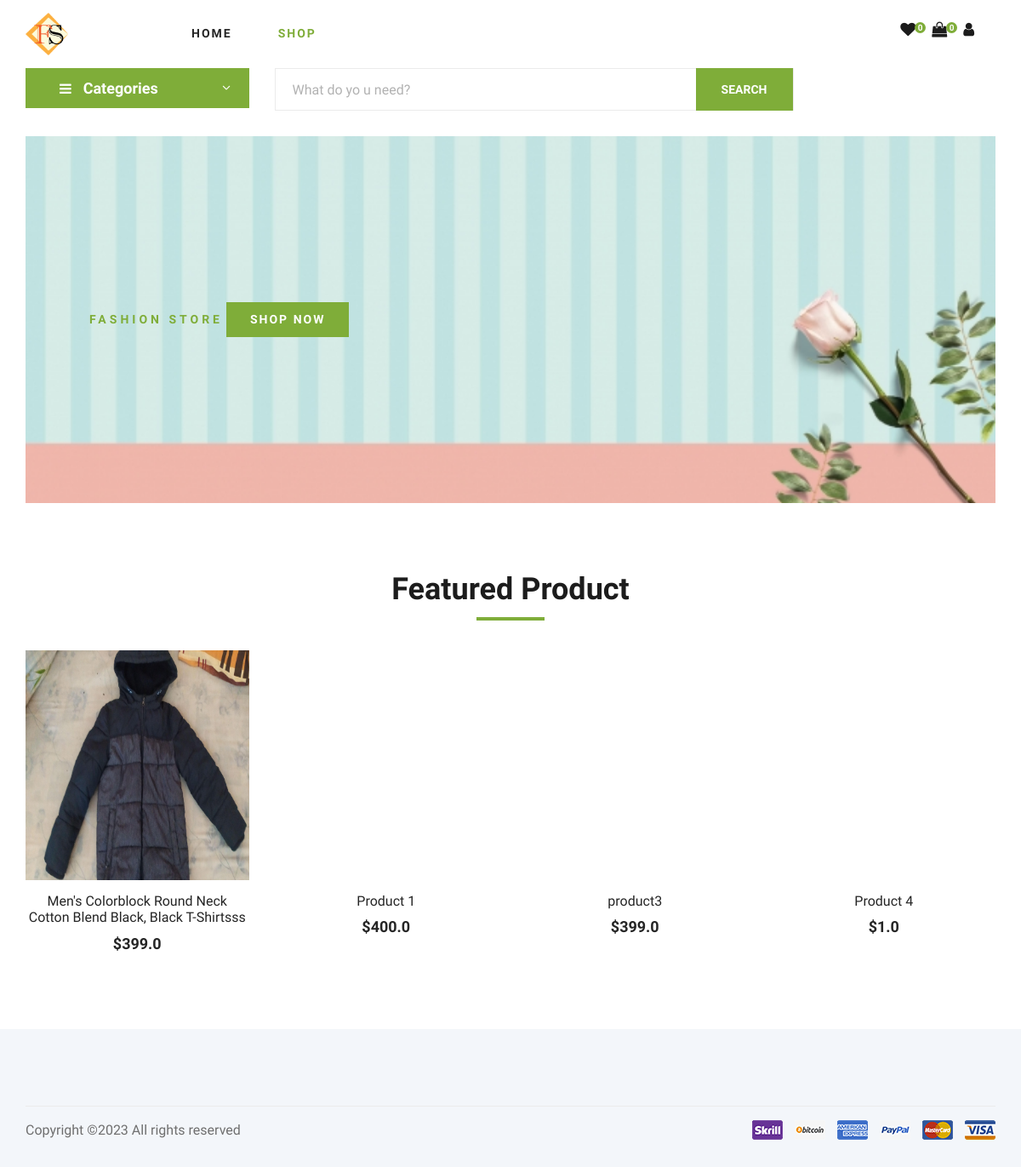
Before: / with the older database file.
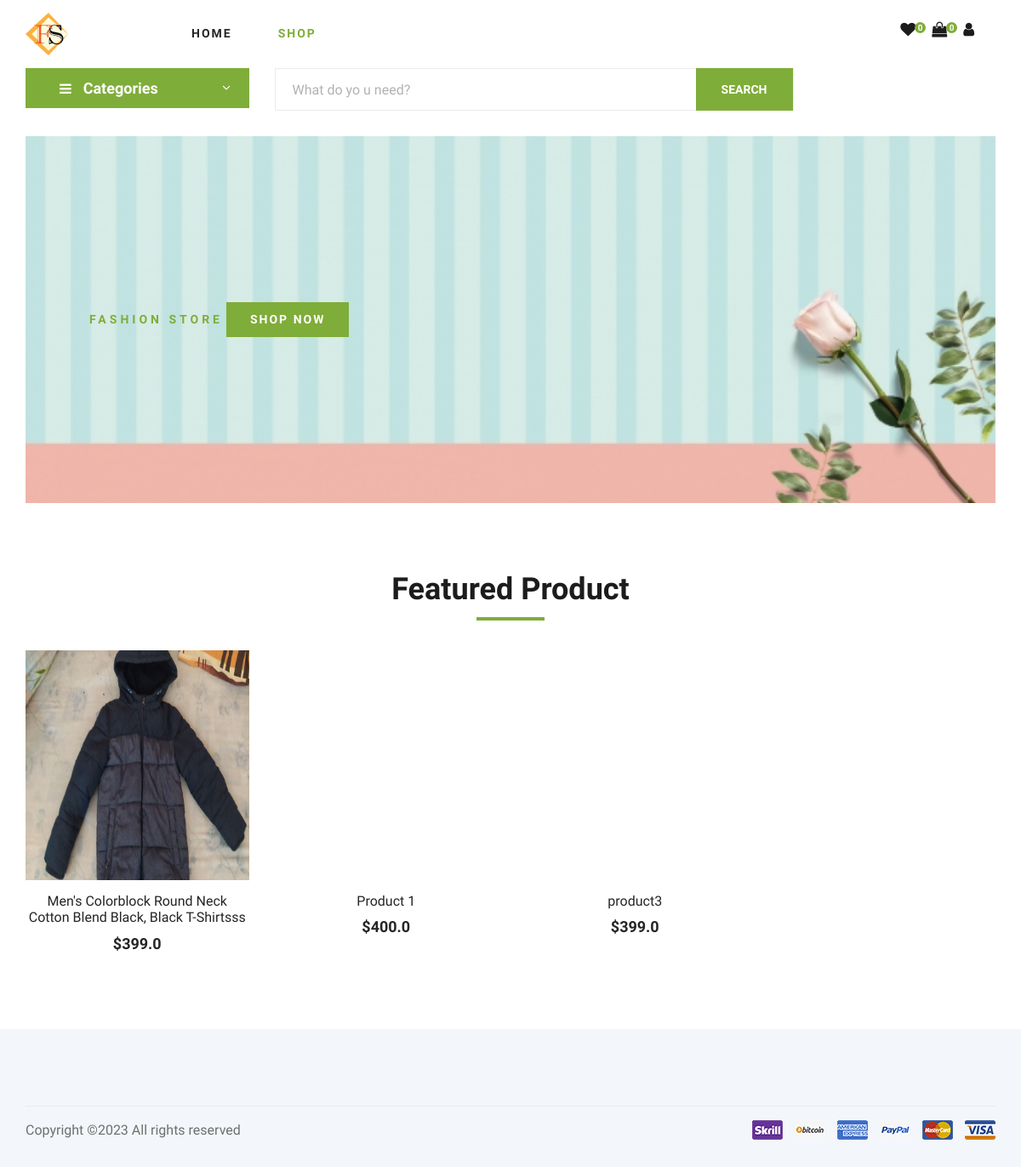
After: the same page with the newer database file.
### store/models.py (models this page shows, shortened)
class BaseModel(models.Model):
	uid = models.UUIDField(primary_key=True , editable=False , default=uuid.uuid4)
	created_at = models.DateTimeField(auto_now= True)
	updated_at = models.DateTimeField(auto_now_add= True)
	class Meta:
		abstract = True

class Products(BaseModel):
	product_name = models.CharField(max_length=100)
	slug = models.SlugField(max_length=100,unique=True, null=True, blank=True)
	category = models.ForeignKey(Category, on_delete=models.CASCADE, related_name="products")
	price = models.FloatField()
	discount = models.IntegerField(null=True)
	rprice = models.FloatField()
	product_description = models.TextField()
	image = models.ImageField(upload_to="products")
	is_deleted = models.BooleanField(default=False)
	in_store = models.BooleanField(default=False)

### store/views.py (the view)
# urls.py: path('', views.index, name="index"),
def index(request):
    product_list = Products.objects.all().filter(is_deleted=False,in_store=True)[:10]
    image = ProductImage.objects.all()
    context = {'product_list':product_list,'image':image}
    return render(request, 'store/index.html', context)

### store/context_processors.py (called while the page is built)
def category_list_processor(request):
    category_list = Category.objects.all()
    return {'category_list': category_list}

def cart_counter(request):
    cart_count = 0
    try:
        if request.user.is_authenticated:
            cart_items = CartItems.objects.all().filter(user=request.user)
        else:
            cart = uCart.objects.filter(cart_id=_cart_id(request))
            cart_items = CartItems.objects.all().filter(cart=cart[:1])
        for cart_item in cart_items:
            cart_count += cart_item.quantity
    except uCart.DoesNotExist:
        cart_count=0
    return dict(cart_count=cart_count)

def wish_counter(request):
    if request.user.is_authenticated:
        wish_items = WishList.objects.filter(user=request.user)
    else:
        guest = Guest.objects.filter(guest_id=_wishlist_id(request)).first()
        if guest:
            wish_items = WishList.objects.filter(guest=guest)
        else:
            wish_items = []
    wish_count = wish_items.count() if wish_items else 0
    return {'wish_count': wish_count}

### store/views.py (called while the page is built)
def _cart_id(request):
    cart = request.session.session_key
    if not cart:
        cart = request.session.create()
    return cart

### store/templates/store/index.html (shortened to what this page needs)
{%extends 'store/base.html'%}
{%load static%}
{%block body%}
<div class="container">
    <div class="hero__item set-bg" data-setbg="{%static 'assets/img/hero/banner_1.jpg'%}">
        <div class="hero__text">
            <span>FASHION STORE</span>
            <a href="{%url 'view_store'%}" class="primary-btn">SHOP NOW</a>
        </div>
    </div>
</div>
    <section class="featured spad">
        <div class="container">
            <div class="row">
                <div class="col-lg-12">
                    <div class="section-title">
                        <h2>Featured Product</h2>
                    </div>
                </div>
            </div>
            <div class="row featured__filter">
                {%for product in product_list%}
                <div class="col-lg-3 col-md-4 col-sm-6 mix oranges fresh-meat">
                    <div class="featured__item">
                        <div class="featured__item__pic set-bg" data-setbg="{{ product.image.url }}">
                        </div>
                        <div class="featured__item__text">
                            <h6><a href="#">{{product.product_name}}</a></h6>
                            <h5>${{product.price}}</h5>
                        </div>
                    </div>
                </div>
                {%endfor%}
            </div>
        </div>
    </section>
{%endblock%}

Changed rows visible on the page:
no longer on this page (row edited): Products: product_name "Product 4", price "1.0"
